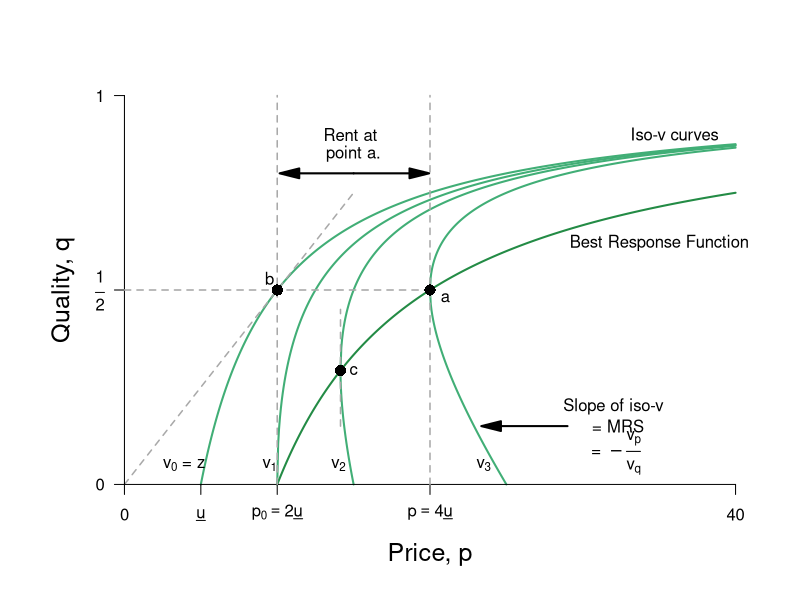

Generate this figure with R:
require(ggplot2)
require(shape)
pdf(file = "information_power/ch11_fig4.pdf", width = 9, height = 7)

#Set parameters for graphics
axislabelsize <- 1.5
segmentlinewidth <- 1.5
graphlinewidth <- 2

COL <- c("#7fc97f", "#beaed4", "#fdc086", "#ffff99", "#386cb0", "#f0027f", "#bf5b17", "#666666")
COLA <- c("#e0f3db", "#99d8c9","#66c2a4","#41ae76", "#238b45", "#005824")
COLB <- c("#c6dbef", "#4eb3d3", "#2b8cbe", "#0868ac","#084081")
COLC <- c("#fcfbfd", "#efedf5", "#dadaeb", "#bcbddc", "#9e9ac8", "#807dba", "#6a51a3", "#54278f", "#3f007d")


#The equation is below when v = 0. See Wolfram Alpha output. 
isov <- function(p, delta = 5) {
  (p - delta)/p
}

isovhigh1 <- function(p, delta = 5, v = 5){
  (sqrt(p^2 - 4 * delta * v) - p + 2*v)/( 2 * v )
}

isovlow1 <- function(p, delta = 5, v = 5){
  (-sqrt(p^2 - 4 * delta * v) - p + 2*v)/( 2 * v )
}

isovhigh2 <- function(p, delta = 5, v = 10){
  (sqrt(p^2 - 4 * delta * v) - p + 2*v)/( 2 * v )
}

isovlow2 <- function(p, delta = 5, v = 10){
  (-sqrt(p^2 - 4 * delta * v) - p + 2*v)/( 2 * v )
}

isovhigh3 <- function(p, delta = 5, v = 15){
  (sqrt(p^2 - 4 * delta * v) - p + 2*v)/( 2 * v )
}

isovlow3 <- function(p, delta = 5, v = 15){
  (-sqrt(p^2 - 4 * delta * v) - p + 2*v)/( 2 * v )
}

brfFn <- function(p, delta = 5) {
  1 - (2*delta) /p
}

#This is evaluated for p = 12; q = 12/(8*sqrt(12^2 - 4*delta1*v1)) - 1/8 for the slope
#At p = 12; q = (-sqrt(12^2 - 4*v1*delta1) - 12 + 2*v1)/(2*v1) = 0.799
tangencyLine <- function(p){
  (p*(0.05))
}



#COL <- c("#bae4b3", "#74c476", "#238b45")
#COL <- c("#f7fcf0", "#e0f3db", "#ccebc5", "#a8ddb5", "#7bccc4", "#4eb3d3", "#2b8cbe", "#08589e")
COL <- c("#f7fcf5", "#e5f5e0", "#c7e9c0", "#a1d99b", "#74c476", "#41ab5d", "#238b45", "#005a32")
par(mar =  c(5, 5, 4, 2))
xlims <- c(0, 40)
ylims <- c(0, 1)

plot(0, 0, xlim = xlims, ylim = ylims, type = "n",
     xlab = "",
     ylab = "",
     xaxt = "n", yaxt = "n", cex.lab = axislabelsize, bty = "n")

mtext(expression(paste("Price, ", p)), side=1, line = 2.5, cex = axislabelsize)
text(-4, ylims[2] - 0.5*(ylims[2] - ylims[1]), expression(paste("Quality, ", q)), xpd = TRUE, cex = axislabelsize, srt = 90) 


npts <- 500 
npts2 <- 501
#Specify the sequences of points for graphing. 
xx0 <- seq(5, xlims[2], length.out = npts)
xx1 <- seq(10, xlims[2], length.out = npts)
xx2 <- seq(xlims[1], 15, length.out = npts)
xx3 <- seq(10, xlims[2], length.out = npts2)
xx4 <- seq(xlims[1], 10, length.out = npts2)
#For below, I solved sqrt(p^2 - 200) - p + 200/p = 0, getting p = 10*sqrt(2) = 14.14214
xx5 <- seq(14.14214, xlims[2], length.out = npts2)
xx6 <- seq(14.14214, 15, length.out = npts2)
xx7 <- seq(20, xlims[2], length.out = npts2)
xx8 <- seq(xlims[1], 25, length.out = npts2)

#Draw the lines for the graphs
lines(xx0, isov(xx0, delta = 5), col = COLA[4], lwd = graphlinewidth)
lines(xx1, brfFn(xx1), col = COLA[5], lwd = graphlinewidth)
lines(xx2, tangencyLine(xx2), col = "darkgrey", lwd = segmentlinewidth, lty = 2)
lines(xx3, isovhigh1(xx3, v = 5, delta = 5), col = COLA[4], lwd = graphlinewidth)
lines(xx4, isovlow1(xx4, v = 5, delta = 5), col = COLA[4], lwd = graphlinewidth)
lines(xx5, isovhigh2(xx5, v = 10, delta = 5), col = COLA[4], lwd = graphlinewidth)
lines(xx6, isovlow2(xx6, v = 10, delta = 5), col = COLA[4], lwd = graphlinewidth)
lines(xx7, isovhigh3(xx7, v = 20, delta = 5), col = COLA[4], lwd = graphlinewidth)
lines(xx8, isovlow3(xx8, v = 20, delta = 5), col = COLA[4], lwd = graphlinewidth)

#Customize ticks and labels for the plot
ticksy <- c(0, 0.5, 1)
ylabels <- c(0, expression(paste(frac(1,2))), 1)
ticksx <- c(0, 5, 10, 20, 40)
xlabels <- c(0, expression(paste(underline("u"))), expression(paste(p[0] == 2*underline("u"))), expression(paste(p == 4*underline("u"))) , 40)
axis(1, at = ticksx, pos = 0, labels = xlabels)
axis(2, at = ticksy, pos = 0, labels = ylabels, las = 1)

#Annotation of the three graphs and the NE
#text(5, 0.3, expression(paste("Iso-profit: ", frac(q, p) ," = ", frac(1, 8*delta))))
#text(35, 0.62, expression(paste("BRF: q = ", 1 - frac(2*delta, p))))
text(3.9, 0.05, expression(paste(v[0],  " = z")))
text(9.5, 0.05, expression(paste(v[1])))
text(14, 0.05, expression(paste(v[2])))
text(23.5, 0.05, expression(paste(v[3])))
text(21, 0.48, expression(paste("a")))
text(35, 0.62, expression(paste("Best Response Function")))
text(36, 0.9, expression(paste("Iso-v curves")))

#Lines for the coordinates of the Nash equilbrium
#segments(5, 0, 5, 1, lty = 2, col = "darkgray", lwd = 3)
segments(10, 0, 10, 1, lty = 2, col = "darkgray", lwd = segmentlinewidth)
segments(20, 0, 20, 1, lty = 2, col = "darkgray", lwd = segmentlinewidth)
segments(0, 0.5, 20, 0.5, lty = 2, col = "darkgray", lwd = segmentlinewidth)
segments(14.14214, 0.15, 14.14214, 0.45, lty = 2, col = "darkgray", lwd = segmentlinewidth)

#Arrows and rent label
Arrows(15, 0.8, 19.3, 0.8,  col = "black", lty = 1, lwd = 2, arr.type = "triangle")
Arrows(15, 0.8, 10.8, 0.8,  col = "black", lty = 1, lwd = 2, arr.type = "triangle")
text(14.8, 0.9, expression(paste("Rent at")))
text(15, 0.85, expression(paste("point a.")))

#Arrows and slope of iso-v label
Arrows(29, 0.15, 24, 0.15,  col = "black", lty = 1, lwd = 2, arr.type = "triangle")
text(32, 0.2, expression(paste("Slope of iso-v")))
text(32.3, 0.15, expression(paste(" = MRS ")))
text(32, 0.08, expression(paste(" = " -frac(v[p], v[q]))))



#Add a point for the NE
points(20, 0.5, pch = 16, col = "black", cex = 1.5)


#Add a point for b
points(10, 0.5, pch = 16, col = "black", cex = 1.5)
text(9.5, 0.53, expression(paste("b")))

#Add a point for c
#Figure out q for p = 14.14214: q = 1 - 2delta/p = 1 - (2*5)/14.14214 =  0.2928934
points(14.14214, 0.2928934, pch = 16, col = "black", cex = 1.5)
text(15, 0.2928934, expression(paste("c")))

#Add a point for f. referred to in the text
#points(12, 0.82, pch = 16, col = "black", cex = 1.2)
#text(12, 0.85, expression(paste("NE")))

#Arrow to Pareto-improving Lens
#Arrows(20, 0.8, 23.8, 0.68, col = "black", lty = 1, lwd = 3)
#text(20, 0.82, expression(paste("Pareto-Improving Lens")))

dev.off()
